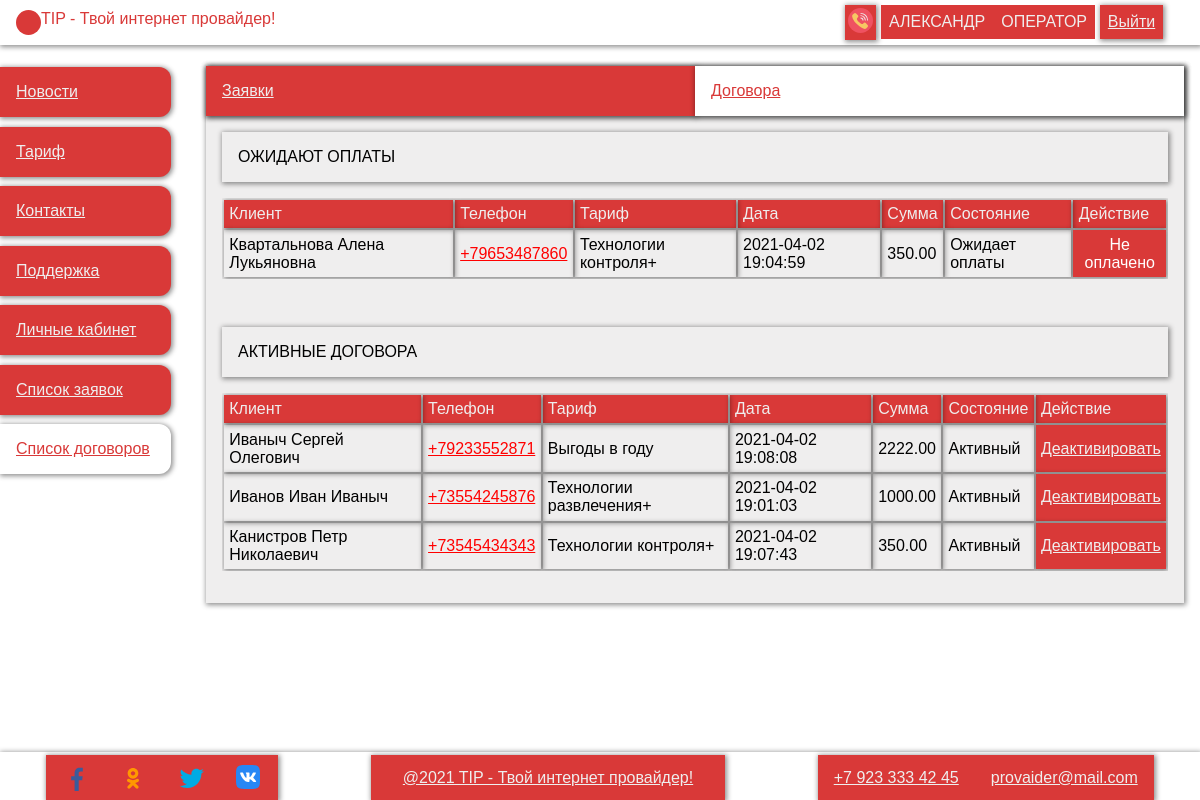
/Task_IP/operator/contracts (signed in), run on the app's committed database.
### tables this page shows
CREATE TABLE `user` (
  `id` int(11) NOT NULL,
  `login` varchar(255) NOT NULL,
  `password` varchar(255) NOT NULL,
  `surname` varchar(255) NOT NULL,
  `name` varchar(255) NOT NULL,
  `patronymic` varchar(255) NOT NULL,
  `phone` varchar(255) NOT NULL,
  `email` varchar(255) NOT NULL,
  `role_id` int(11) NOT NULL
);

CREATE TABLE `role` (
  `id` int(11) NOT NULL,
  `title` varchar(255) NOT NULL
);

CREATE TABLE `application` (
  `id` int(11) NOT NULL,
  `tariff_id` int(11) NOT NULL,
  `user_id` int(11) NOT NULL,
  `date` datetime NOT NULL,
  `state` varchar(255) NOT NULL,
  `address_id` int(11) NOT NULL,
  `operator_id` int(11) DEFAULT NULL
);

CREATE TABLE `tariff` (
  `id` int(11) NOT NULL,
  `title` varchar(255) NOT NULL,
  `description` varchar(255) NOT NULL,
  `price` decimal(18,2) NOT NULL,
  `relevance` tinyint(1) NOT NULL
);

CREATE TABLE `contract` (
  `id` int(11) NOT NULL,
  `app_id` int(11) NOT NULL,
  `date` datetime NOT NULL,
  `state` varchar(255) NOT NULL,
  `operator_id` int(11) NOT NULL
);

### controllers/operator.php (called while the page is built, shortened)
<?
include_once "./repositories/usersR.php";
include_once "./repositories/tariffR.php";
include_once "./repositories/contractR.php";
include_once "./repositories/applicationR.php";
class operator {
    public function contracts() {
        $this->contracts = contractR::GetAllByState([STATE_AWAITING_PAY,STATE_PAY]);
        $this->contracts_rows = $this->contracts->num_rows;
        $this->contracts_active = contractR::GetAllByState([STATE_ACTIVE]);
        $this->contracts_active_rows = $this->contracts_active->num_rows;
        view();
    }
    public function viewModelAppContract($app) {
        $client = usersR::GetById($app->user_id);
        $tariff = tariffR::GetTariffsById($app->tariff_id)->fetch_object();
        $address = applicationR::GetAddressById($app->address_id)->fetch_object();
        return Array('client'=>$client, 'tariff'=>$tariff, 'address'=>$address);
    }
}

### index.php (called while the page is built, shortened)
<?
include_once "./utilits/view.php";
include_once "./utilits/router.php";

### repositories/usersR.php (called while the page is built, shortened)
<?
class usersR {
    static public function GetRoleById($roleId) {
        global $db;
        $query = "select * from role where id = '$roleId'";
        $result = $db->query($query);
        return $result->fetch_object();
    }
    static public function GetById($id) {
        global $db;
        $query = "select * from user where `id` = '$id'";
        $result = $db->query($query);
        return $result->fetch_object();
    }
}

### repositories/contractR.php (called while the page is built, shortened)
<?
class contractR {
    static public function GetAllByState($state) {
        global $db;
        $str = " ";
        foreach ($state as $key => $value) {
            if ($key != 0) {
                $str.=" OR `state` = '$value'";
            } else {
                $str.="`state` = '$value'";
            }
        }
        $query = "
           select * from `contract` where $str
        ";
        $result = $db->query($query);
        return $result;
    }
}

### repositories/applicationR.php (called while the page is built, shortened)
<?
class applicationR {
    static public function GetById($id) {
        global $db;
        $query = "
           select * from `application` where `id` = '$id'
        ";
        $result = $db->query($query);
        return $result;
    }
    static public function GetAddressById($id) {
        global $db;
        $query = "
           select * from `address` where `id`='$id'
        ";
        $result = $db->query($query);
        return $result;
    }
}

### repositories/tariffR.php (called while the page is built, shortened)
<?
class tariffR {
    static public function GetTariffsById($id) {
        global $db;
        $query = "select * from `tariff` where `id` = '$id'";
        $result = $db->query($query);
        return $result;
    }
}

### views/operator/contracts.php (the view, shortened to what this page needs)
<div class="content">
    <form class="layout--table">
        <div class="b-s" action="profile.php" method="post">
            <? include_once 'views/operator/partials/operator_navigation.php' ?>
            <div class="r">
                <div class="c t">
                    <div class="c__title b-s">
                        Ожидают оплаты
                    </div>
                    <div class="wrap-table">
                        <table>
                            <tr class='tr--head'>
                                <td>Клиент</td>
                                <td>Телефон</td>
                                <td>Тариф</td>
                                <td>Дата</td>
                                <td>Сумма</td>
                                <td>Состояние</td>
                                <td>Действие</td>
                            </tr>
                            <?
                            if ($_this->contracts_rows > 0) {
                                $contract = $_this->contracts;
                                while ($a = $contract->fetch_object()) {
                                    $app = applicationR::GetById($a->app_id);
                                    while ($i = $app->fetch_object()) {
                                        $data = $_this->viewModelAppContract($i);
                                        ?>
                                            <tr class='tr--info'>
                                                <td><?print $data['client']->surname.' '.$data['client']->name.' '.$data['client']->patronymic?></td>
                                                <td><a href='tel:<?print $data['client']->phone?>'><?print $data['client']->phone?></a></td>
                                                <td><?print $data['tariff']->title?></td>
                                                <td><?print $a->date?></td>
                                                <td><?print $data['tariff']->price?></td>
                                                <td><?print $a->state?></td>
                                                <td class='td--event'>
                                                    <div>
                                                        <?if ($a->state == STATE_PAY) {?>
                                                        <a href='../operator/contracts?mode=ok&id=<?print $a->id;?>'>Активировать</a>
                                                        <?} else {?>
                                                            <p style='color:white'>Не оплачено</p>
                                                        <?}?>
                                                    </div>
                                                </td>
                                            </tr>
                                        <?
                                    }
                                }
                            }
                            else print '<tr><td colspan="6">Договоров ожидающих оплаты нету!</td></tr>';
                            ?>
                        </table>
                    </div>
                </div>
            </div>
            <div class="r">
                <div class="c t">
                    <div class="c__title b-s">
                        Активные договора
                    </div>
                    <div class="wrap-table">
                        <table>
                            <tr class='tr--head'>
                                <td>Клиент</td>
                                <td>Телефон</td>
                                <td>Тариф</td>
                                <td>Дата</td>
                                <td>Сумма</td>
                                <td>Состояние</td>
                                <td>Действие</td>
                            </tr>
                            <?
                            if ($_this->contracts_active_rows > 0) {
                                $contract = $_this->contracts_active;
                                while ($a = $contract->fetch_object()) {
                                    $app = applicationR::GetById($a->app_id);
                                    while ($i = $app->fetch_object()) {
                                        $data = $_this->viewModelAppContract($i);
                                        ?>
                                            <tr class='tr--info'>
                                                <td><?print $data['client']->surname.' '.$data['client']->name.' '.$data['client']->patronymic?></td>
                                                <td><a href='tel:<?print $data['client']->phone?>'><?print $data['client']->phone?></a></td>
                                                <td><?print $data['tariff']->title?></td>
                                                <td><?print $a->date?></td>
                                                <td><?print $data['tariff']->price?></td>
                                                <td><?print $a->state?></td>
                                                <td class='td--event'>
                                                    <div>
                                                        <a href='../operator/contracts?mode=cancel&id=<?print $a->id;?>'>Деактивировать</a>
                                                    </div>
                                                </td>
                                            </tr>
                                        <?
                                    }
                                }
                            }
                            else print '<tr><td colspan="6">Активных договоров нету!</td></tr>';
                            ?>
                        </table>
                    </div>
                </div>
            </div>
        </div>
    </form>
</div>

### views/shared/partials/header.php (shortened to what this page needs)
<?
    if (isset($_SESSION['user_id'], $_SESSION['role_id'])) {
        $role = usersR::GetRoleById($_SESSION['role_id'])->title;
        $user = usersR::GetById($_SESSION['user_id']);
    } else {
        $role = "гость";
    }
?>
<header class="header r--j b-s">
    <a href="<?print $staticPath?>/" class="logotip r">
        <div class="l-img"></div>
        <div class="l-title">TIP - Твой интернет провайдер!</div>
    </a>
    <div class="auth boxs">
        <a id='phone-a' class='a--img'><img title='Заказать звонок' src="<?print $staticPath;?>/public/src/svg/phone-call.svg"></a>
        <?if ($role == "гость") {?>
            <a href="<?print $staticPath?>/auth/">Войти</a>
            <a href="<?print $staticPath?>/auth/registration">Регистрация</a>
        <?} else {?>
            <div class="user-box">
                <span><?print $user->name?></span>
                <br>
                <span><?print $role?></span>
            </div>
            <a href="<?print $staticPath?>/auth/logout">Выйти</a>
        <?}?>
    </div>
</header>

### public/css/style.css (style rules this page uses)
.auth .user-box, .boxs--footer, .boxs { align-items: center; min-width: 200px; justify-content: space-between; }
.boxs a, .boxs button, .boxs span { box-shadow: var(--shadow-box); background: var(--color-red); color: var(--color-while-up); padding: 0.5rem; margin: 0.3rem; flex: 1; text-align: center; }
.a--img { padding: 3px !important; }
.c__title { color: var(--color-black); padding: 1rem; margin: 0 0 1rem 0; text-transform: uppercase; }
form { background: var(--color-while-up); display: flex; flex-direction: column; }
.layout--grid { display: grid; grid-template-columns: minmax(190px, 1fr) 6fr; grid-template-rows: min-content 1fr max-content; grid-template-areas: "h h" "n m" "f f"; }
body { height: 100vh; }
.header { grid-area: h; padding-right: 2rem; }
.header a.logotip { color: var(--color-red); text-decoration: none; margin: auto 1rem; }
.content { margin: 0.33rem 0; flex: 1; }
.c, .boxs--nav, .card .c__btn, .r--j, .r, .auth .user-box, .boxs, .boxs--footer { display: flex; }
.r--j, .r { flex-direction: row; }
.c, .boxs--nav, .card .c__btn { flex-direction: column; }
.r--j { justify-content: space-between; }
.b-s { box-shadow: var(--shadow-box); }
.layout--table .t { flex: 1; padding: 1rem; }
.layout--table .t .wrap-table { flex: 1; margin-bottom: 1rem; }
.layout--table .t .wrap-table table { width: 100%; }
.layout--table td { box-shadow: var(--shadow-box); margin: 0.2rem; padding: 0.33rem; }
.layout--table .tr--head { background: var(--color-red); color: var(--color-while-up); }
.layout--table .td--event { text-align: center; cursor: pointer; box-shadow: var(--shadow-box); background: var(--color-red); margin: 0rem; padding: 0rem; }
.layout--table .td--event div { list-style: none; display: flex; flex: 1; }
.layout--table .td--event div a { cursor: pointer; color: var(--color-while-up); flex: 1; padding: 0.33rem; }
.wrap-table { overflow: auto; max-height: 500px; }
.auth .user-box span { margin: 0; box-shadow: none; text-transform: uppercase; }
table a { color: red; }
:root { --color-red: #d93938; --color-while-up: #efeeee; --color-while: #fff; --color-black: #000; --shadow-box: 1px 1px 5px 1px #00000070; }
* { font-family: Verdana, Geneva, Tahoma, sans-serif; margin: 0; padding: 0; box-sizing: border-box; font-size: 16px; }
.l-img { background: var(--color-red); width: 25px; height: 25px; border-radius: 100%; }
#phone-a { cursor: pointer; }

### data on the page
user: name "АЛЕКСАНДР"
role: title "ОПЕРАТОР"
contract: date "2021-04-02 19:04:59", state "Ожидает оплаты"
application: user.surname "Квартальнова", user.name "Алена", user.patronymic "Лукьяновна", user.phone "+79653487860", tariff.title "Технологии контроля+", tariff.price "350.00"
contract: date "2021-04-02 19:08:08", state "Активный"
application: user.surname "Иваныч", user.name "Сергей", user.patronymic "Олегович", user.phone "+79233552871", tariff.title "Выгоды в году", tariff.price "2222.00"
contract: date "2021-04-02 19:01:03", state "Активный"
application: user.surname "Иванов", user.name "Иван", user.patronymic "Иваныч", user.phone "+73554245876", tariff.title "Технологии развлечения+", tariff.price "1000.00"
contract: date "2021-04-02 19:07:43", state "Активный"
application: user.surname "Канистров", user.name "Петр", user.patronymic "Николаевич", user.phone "+73545434343", tariff.title "Технологии контроля+", tariff.price "350.00"
